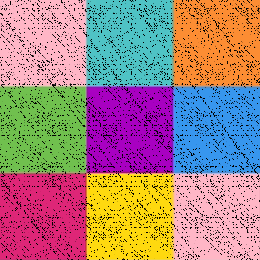
#> input picture s12.png, 260 x 260 px; its folder holds 2 pictures in this run
$ python 'prikaži_sporočilo.py'
#> lines starting #> are read from the running program, lines starting #| are printed output that depends on the picture
import numpy as np
import matplotlib.pyplot as plt
import copy
from PIL import Image
from PIL import Image, ImageDraw, ImageFont

def multiply_matrices(A, B):
    """
    Funkcija za množenje dveh matrik.
    """
    # Ustvarimo prazno matriko za rezultat
    result = [[0 for _ in range(2)] for _ in range(2)]
    # Izvedemo množenje matrik
    for i in range(2):
        for j in range(2):
            for k in range(2):
                result[i][j] += A[i][k] * B[k][j]

    return result

def modul(A, n):
    """ta funkcija potencira matriko in rezultate zračuna po modulu stranice mreže"""
    m_A=[[0,0],[0,0]]
    m_A[0][0]= A[0][0] % n
    m_A[1][0] = A[1][0] % n
    m_A[0][1]= A[0][1] % n
    m_A[1][1]= A[1][1] % n
    return m_A


def identiteta_optimal(n, A):
    B = copy.deepcopy(A)
    i_A = [[1, 0], [0, 1]]
    m_A = modul(A,n)
    števec = 1

    while True:
        if m_A == i_A:
            return števec
        else:
            m_A= modul(multiply_matrices(m_A, A),n)

        števec += 1
        # print('števec: ',števec)

def potenciraj_matriko(A,potenca,n):
    B = copy.deepcopy(A)
    for i in range (potenca-1):
        A=modul(multiply_matrices(A, B),n)
        print('A^',i+2,' = ',A)
    return A


def preslikava(slika, A, N):
    '''Funkcija sprejme objekt Image in matriko
        vrne novo sliko ki je rezultat preslikave
        Arnoldove mačke'''
    sl = slika.load() #PixelAccess objekt
    nova = Image.new('RGB', (N,N))
    for i in range(N):
        for j in range(N):#za vse pixle na sliki
            p = sl[j, i] # Spremenjeno i in j za dostopanje do pixela
            t1 = np.array([i,j])
            t2 = (A @ t1) % N  # Spremenjena uporaba matričnega množenja
            nova.putpixel((int(t2[1]), int(t2[0])), tuple(p)) # Spremenjena uporaba tuple() za določitev položaja in barve piksla
    return nova

def display_image(image, time):
    plt.imshow(image)
    plt.axis('off')
    plt.show(block=False)  # Display the image without blocking
    plt.pause(time)  # Display image for the specified time

def pokaži_sporočilo(image_name, A):
    '''Funkcija ti prevrti vse iterate, med njimi so tudi tisti s sporočilom'''
    filename = f'{image_name}.png'  # Construct the filename using the provided image_name parameter
    with Image.open(filename) as im:
        prej = im
        n=im.size[0]
        display_image(prej,2)
        for k in range(1, identiteta_optimal(n,A)+1):
            potem = preslikava(prej, A, n)
            potem.save('s{}.png'.format(k), 'PNG')
            display_image(potem,1)
            prej = potem

def pokaži_iterat(image_name, A, index):
#> called with image_name = 's12.png', index = 5
    filename = f'{image_name}'  # Construct the filename using the provided image_name parameter
    with Image.open(filename) as im:
#> im is the input picture: PIL image 260x260 RGB; mean R, G, B 165.7, 130.4, 129.2
        slika = im
        n=im.size[0]
#> n = 260
        A=potenciraj_matriko(A,index,n)
#> A = [[51, 209], [158, 153]]
        potem = preslikava(slika, A, n)
#> in preslikava, `nova = Image.new('RGB', (N,N))`: nova: PIL image 260x260 RGB; every value is 0
#> after the loop in preslikava, `for i in range(N):`:
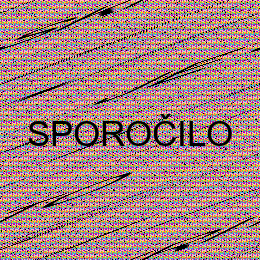
#> nova: PIL image 260x260 RGB; mean R, G, B 165.7, 130.4, 129.2
        display_image(potem,5)
        #potem.save('s{}.png'.format(k), 'PNG')

pokaži_iterat('s12.png',[[3,1],[2,1]],5)


print("Pozdravljen, dobil si sliko z mojim skritim sporočilom")
print("Navodilo: ta program in slika morata obvezno biti v isti mapi")
image_name=input("Prosim vnesi ime slike brez končnice: ")
#> the answer given: kvadratki.png
#> (the run stopped early here; a loop or call above may not have finished)
